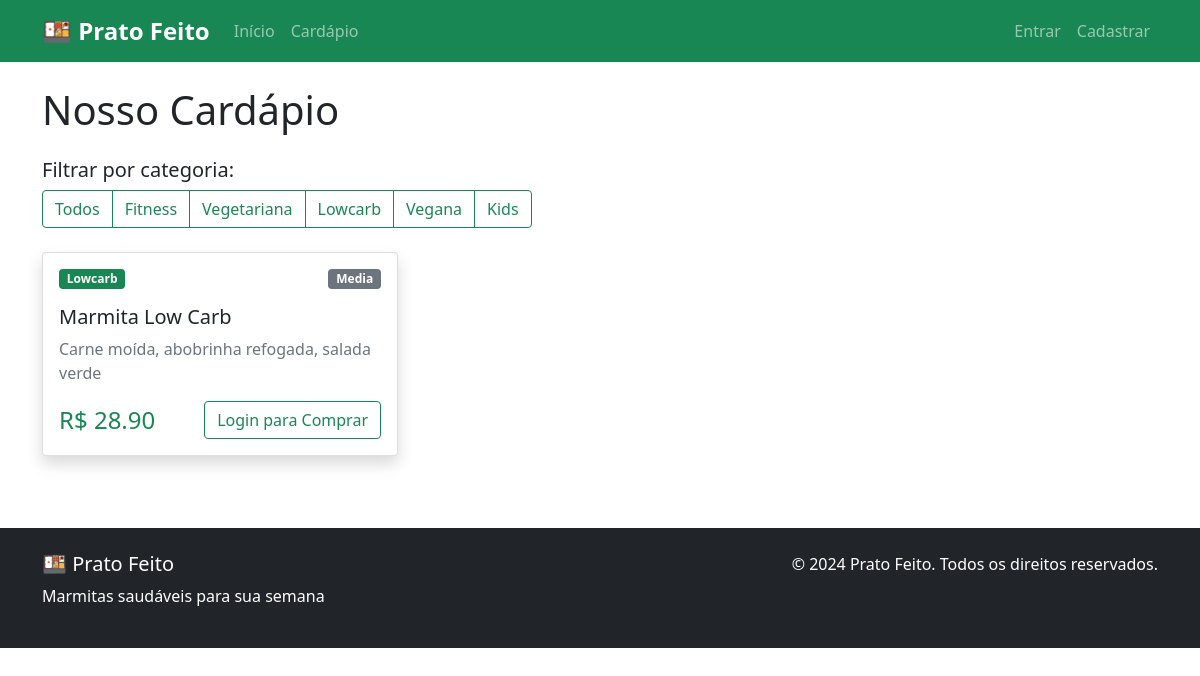
Page /cardapio?categoria=lowcarb on the committed database.
### atividade_eudoxia-main/app.py (models this page shows)
class Marmita(db.Model):
    id = db.Column(db.Integer, primary_key=True)
    nome = db.Column(db.String(100), nullable=False)
    descricao = db.Column(db.Text, nullable=False)
    preco = db.Column(db.Float, nullable=False)
    categoria = db.Column(db.String(50))
    tamanho = db.Column(db.String(20))
    imagem = db.Column(db.String(200))
    disponivel = db.Column(db.Boolean, default=True)

### atividade_eudoxia-main/app.py (the view)
@app.route('/cardapio')
def cardapio():
    categoria = request.args.get('categoria')
    if categoria:
        marmitas = Marmita.query.filter_by(categoria=categoria, disponivel=True).all()
    else:
        marmitas = Marmita.query.filter_by(disponivel=True).all()
    categorias = db.session.query(Marmita.categoria).distinct().all()
    return render_template('cardapio.html', marmitas=marmitas, categorias=categorias)

### atividade_eudoxia-main/templates/cardapio.html (shortened to what this page needs)
{% extends "base.html" %}
{% block content %}
<h1 class="mb-4">Nosso Cardápio</h1>
<div class="mb-4">
    <h5>Filtrar por categoria:</h5>
    <div class="btn-group" role="group">
        <a href="{{ url_for('cardapio') }}" class="btn btn-outline-success">Todos</a>
        {% for cat in categorias %}
            <a href="{{ url_for('cardapio', categoria=cat[0]) }}" class="btn btn-outline-success">{{ cat[0]|title }}</a>
        {% endfor %}
    </div>
</div>
<div class="row">
    {% for marmita in marmitas %}
    <div class="col-md-6 col-lg-4 mb-4">
        <div class="card h-100 shadow">
            <div class="card-body">
                <div class="d-flex justify-content-between align-items-start mb-3">
                    <span class="badge bg-success">{{ marmita.categoria|title }}</span>
                    <span class="badge bg-secondary">{{ marmita.tamanho|title }}</span>
                </div>
                <h5 class="card-title">{{ marmita.nome }}</h5>
                <p class="card-text text-muted">{{ marmita.descricao }}</p>
                <div class="mt-auto">
                    <div class="d-flex justify-content-between align-items-center">
                        <span class="h4 text-success mb-0">R$ {{ "%.2f"|format(marmita.preco) }}</span>
                        {% if current_user.is_authenticated %}
                            <a href="{{ url_for('adicionar_carrinho', marmita_id=marmita.id) }}" class="btn btn-success">Adicionar</a>
                        {% else %}
                            <a href="{{ url_for('login') }}" class="btn btn-outline-success">Login para Comprar</a>
                        {% endif %}
                    </div>
                </div>
            </div>
        </div>
    </div>
    {% endfor %}
</div>
{% endblock %}

### atividade_eudoxia-main/templates/style.css (style rules this page uses)
.card { transition: transform 0.2s; }
.bg-success { background-color: #198754 !important; }

### rows in the picture
Marmita: categoria "Vegetariana"
Marmita: categoria "Vegana"
Marmita: categoria "Kids"
Marmita: categoria "Lowcarb", tamanho "Media", nome "Marmita Low Carb", descricao "Carne moída, abobrinha refogada, salada verde", preco "28.90"

### other values in the picture
{{ cat[0]|title }} "Fitness" "Lowcarb"
